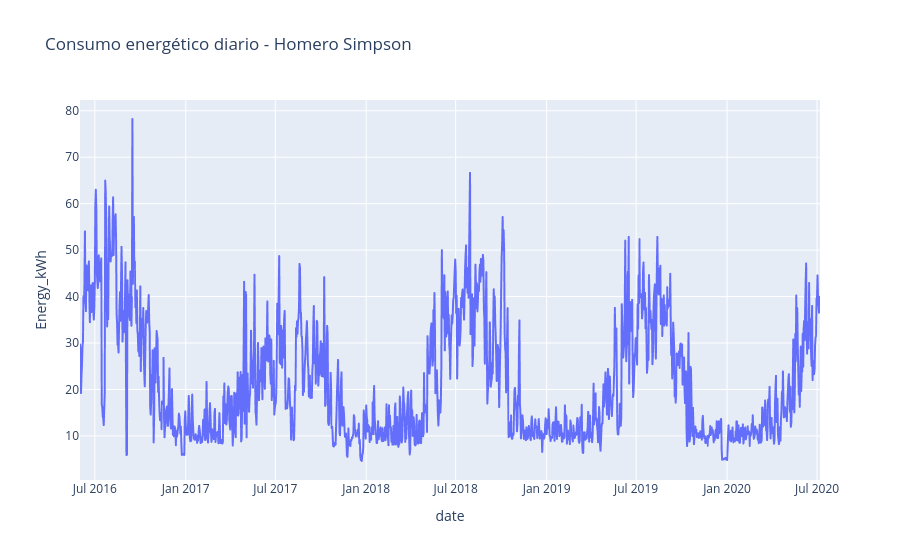

The code cell stored with this chart in its notebook:
### Markdown cell above
**Respuesta**:

### Code cell
df = pd.read_csv('energia_homero.csv')
df['date'] = pd.to_datetime(df['date'])

# Visualización del consumo
px.line(df, x='date', y='Energy_kWh', title='Consumo energético diario - Homero Simpson').show()

### Figure 1 — Plotly figure (JSON) as saved in the notebook; plotly's stock layout.template omitted (floating-point values rounded to 4 significant figures; data arrays with more than 128 entries replaced by an {"elided": "..."} marker saying what was removed)
{"data": [{"hovertemplate": "date=%{x}<br>Energy_kWh=%{y}<extra></extra>", "legendgroup": "", "line": {"color": "#636efa", "dash": "solid"}, "marker": {"symbol": "circle"}, "mode": "lines", "name": "", "showlegend": false, "type": "scattergl", "x": {"elided": "1498 str values"}, "xaxis": "x", "y": {"elided": "1498 float values"}, "yaxis": "y"}], "layout": {"legend": {"tracegroupgap": 0}, "title": {"text": "Consumo energético diario - Homero Simpson"}, "xaxis": {"anchor": "y", "domain": [0, 1], "title": {"text": "date"}}, "yaxis": {"anchor": "x", "domain": [0, 1], "title": {"text": "Energy_kWh"}}}}
